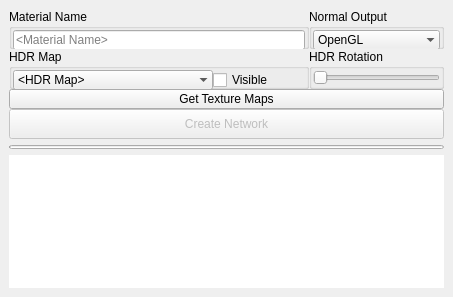
<?xml version="1.0" encoding="UTF-8"?>
<ui version="4.0">
 <class>QtUi</class>
 <widget class="QMainWindow" name="QtUi">
  <property name="enabled">
   <bool>true</bool>
  </property>
  <property name="geometry">
   <rect>
    <x>0</x>
    <y>0</y>
    <width>453</width>
    <height>297</height>
   </rect>
  </property>
  <property name="minimumSize">
   <size>
    <width>111</width>
    <height>0</height>
   </size>
  </property>
  <property name="maximumSize">
   <size>
    <width>999</width>
    <height>999</height>
   </size>
  </property>
  <property name="windowTitle">
   <string>Create Shader Network</string>
  </property>
  <property name="tabShape">
   <enum>QTabWidget::Triangular</enum>
  </property>
  <property name="dockNestingEnabled">
   <bool>true</bool>
  </property>
  <property name="dockOptions">
   <set>QMainWindow::AllowNestedDocks|QMainWindow::AllowTabbedDocks|QMainWindow::AnimatedDocks|QMainWindow::ForceTabbedDocks</set>
  </property>
  <widget class="QWidget" name="mainWindow">
   <layout class="QVBoxLayout" name="verticalLayout">
    <item>
     <layout class="QGridLayout" name="gridLayout_4" columnstretch="0,0,0">
      <property name="sizeConstraint">
       <enum>QLayout::SetFixedSize</enum>
      </property>
      <property name="horizontalSpacing">
       <number>0</number>
      </property>
      <property name="verticalSpacing">
       <number>6</number>
      </property>
      <item row="12" column="0" colspan="3">
       <widget class="QTextEdit" name="txt001">
        <property name="frameShape">
         <enum>QFrame::NoFrame</enum>
        </property>
        <property name="frameShadow">
         <enum>QFrame::Plain</enum>
        </property>
        <property name="verticalScrollBarPolicy">
         <enum>Qt::ScrollBarAlwaysOff</enum>
        </property>
        <property name="horizontalScrollBarPolicy">
         <enum>Qt::ScrollBarAlwaysOff</enum>
        </property>
        <property name="readOnly">
         <bool>true</bool>
        </property>
       </widget>
      </item>
      <item row="1" column="0" rowspan="2" colspan="3">
       <layout class="QGridLayout" name="gridLayout">
        <property name="horizontalSpacing">
         <number>0</number>
        </property>
        <item row="6" column="0" colspan="4">
         <widget class="QPushButton" name="b000">
          <property name="enabled">
           <bool>false</bool>
          </property>
          <property name="sizePolicy">
           <sizepolicy hsizetype="Preferred" vsizetype="Fixed">
            <horstretch>0</horstretch>
            <verstretch>0</verstretch>
           </sizepolicy>
          </property>
          <property name="minimumSize">
           <size>
            <width>200</width>
            <height>30</height>
           </size>
          </property>
          <property name="maximumSize">
           <size>
            <width>16777215</width>
            <height>30</height>
           </size>
          </property>
          <property name="layoutDirection">
           <enum>Qt::LeftToRight</enum>
          </property>
          <property name="text">
           <string>Create Network</string>
          </property>
         </widget>
        </item>
        <item row="3" column="0" colspan="4">
         <widget class="QPushButton" name="b001">
          <property name="enabled">
           <bool>true</bool>
          </property>
          <property name="sizePolicy">
           <sizepolicy hsizetype="Preferred" vsizetype="Fixed">
            <horstretch>0</horstretch>
            <verstretch>0</verstretch>
           </sizepolicy>
          </property>
          <property name="minimumSize">
           <size>
            <width>200</width>
            <height>20</height>
           </size>
          </property>
          <property name="maximumSize">
           <size>
            <width>16777215</width>
            <height>30</height>
           </size>
          </property>
          <property name="layoutDirection">
           <enum>Qt::LeftToRight</enum>
          </property>
          <property name="text">
           <string>Get Texture Maps</string>
          </property>
         </widget>
        </item>
        <item row="0" column="0" colspan="3">
         <widget class="QGroupBox" name="groupBox">
          <property name="minimumSize">
           <size>
            <width>300</width>
            <height>40</height>
           </size>
          </property>
          <property name="title">
           <string>Material Name</string>
          </property>
          <layout class="QHBoxLayout" name="horizontalLayout_4">
           <property name="spacing">
            <number>1</number>
           </property>
           <property name="leftMargin">
            <number>1</number>
           </property>
           <property name="topMargin">
            <number>1</number>
           </property>
           <property name="rightMargin">
            <number>1</number>
           </property>
           <property name="bottomMargin">
            <number>1</number>
           </property>
           <item>
            <widget class="QLineEdit" name="txt000">
             <property name="minimumSize">
              <size>
               <width>0</width>
               <height>20</height>
              </size>
             </property>
             <property name="maximumSize">
              <size>
               <width>999</width>
               <height>16777215</height>
              </size>
             </property>
             <property name="toolTip">
              <string>Name the material.</string>
             </property>
             <property name="placeholderText">
              <string>&lt;Material Name&gt;</string>
             </property>
            </widget>
           </item>
          </layout>
         </widget>
        </item>
        <item row="0" column="3">
         <widget class="QGroupBox" name="groupBox_4">
          <property name="minimumSize">
           <size>
            <width>0</width>
            <height>40</height>
           </size>
          </property>
          <property name="title">
           <string>Normal Output</string>
          </property>
          <layout class="QHBoxLayout" name="horizontalLayout_6">
           <property name="spacing">
            <number>1</number>
           </property>
           <property name="leftMargin">
            <number>1</number>
           </property>
           <property name="topMargin">
            <number>1</number>
           </property>
           <property name="rightMargin">
            <number>1</number>
           </property>
           <property name="bottomMargin">
            <number>1</number>
           </property>
           <item>
            <widget class="ComboBox" name="cmb001">
             <property name="minimumSize">
              <size>
               <width>0</width>
               <height>20</height>
              </size>
             </property>
             <property name="maximumSize">
              <size>
               <width>999</width>
               <height>20</height>
              </size>
             </property>
             <property name="toolTip">
              <string>Select the normal map output type.</string>
             </property>
             <property name="editable">
              <bool>false</bool>
             </property>
             <property name="maxVisibleItems">
              <number>30</number>
             </property>
             <property name="maxCount">
              <number>20</number>
             </property>
             <property name="insertPolicy">
              <enum>QComboBox::InsertAtTop</enum>
             </property>
             <property name="sizeAdjustPolicy">
              <enum>QComboBox::AdjustToContents</enum>
             </property>
             <property name="frame">
              <bool>false</bool>
             </property>
             <item>
              <property name="text">
               <string>OpenGL</string>
              </property>
             </item>
             <item>
              <property name="text">
               <string>DirectX</string>
              </property>
             </item>
            </widget>
           </item>
          </layout>
         </widget>
        </item>
        <item row="2" column="0" colspan="3">
         <widget class="QGroupBox" name="groupBox_2">
          <property name="minimumSize">
           <size>
            <width>0</width>
            <height>40</height>
           </size>
          </property>
          <property name="title">
           <string>HDR Map</string>
          </property>
          <layout class="QHBoxLayout" name="horizontalLayout_3">
           <property name="spacing">
            <number>0</number>
           </property>
           <property name="leftMargin">
            <number>1</number>
           </property>
           <property name="topMargin">
            <number>1</number>
           </property>
           <property name="rightMargin">
            <number>1</number>
           </property>
           <property name="bottomMargin">
            <number>1</number>
           </property>
           <item>
            <widget class="ComboBox" name="cmb000">
             <property name="minimumSize">
              <size>
               <width>200</width>
               <height>20</height>
              </size>
             </property>
             <property name="maximumSize">
              <size>
               <width>999</width>
               <height>20</height>
              </size>
             </property>
             <property name="toolTip">
              <string>Select the HDR map.</string>
             </property>
             <property name="editable">
              <bool>false</bool>
             </property>
             <property name="maxVisibleItems">
              <number>30</number>
             </property>
             <property name="maxCount">
              <number>20</number>
             </property>
             <property name="insertPolicy">
              <enum>QComboBox::InsertAtTop</enum>
             </property>
             <property name="sizeAdjustPolicy">
              <enum>QComboBox::AdjustToContents</enum>
             </property>
             <property name="frame">
              <bool>false</bool>
             </property>
             <item>
              <property name="text">
               <string>&lt;HDR Map&gt;</string>
              </property>
             </item>
            </widget>
           </item>
           <item>
            <widget class="QCheckBox" name="chk000">
             <property name="minimumSize">
              <size>
               <width>0</width>
               <height>20</height>
              </size>
             </property>
             <property name="toolTip">
              <string>Set the HDR map visibility.</string>
             </property>
             <property name="text">
              <string>Visible</string>
             </property>
            </widget>
           </item>
          </layout>
         </widget>
        </item>
        <item row="2" column="3">
         <widget class="QGroupBox" name="groupBox_3">
          <property name="minimumSize">
           <size>
            <width>0</width>
            <height>40</height>
           </size>
          </property>
          <property name="title">
           <string>HDR Rotation</string>
          </property>
          <layout class="QHBoxLayout" name="horizontalLayout_2">
           <property name="spacing">
            <number>0</number>
           </property>
           <property name="leftMargin">
            <number>1</number>
           </property>
           <property name="topMargin">
            <number>1</number>
           </property>
           <property name="rightMargin">
            <number>1</number>
           </property>
           <property name="bottomMargin">
            <number>1</number>
           </property>
           <item>
            <widget class="QSlider" name="slider000">
             <property name="minimum">
              <number>1</number>
             </property>
             <property name="maximum">
              <number>360</number>
             </property>
             <property name="orientation">
              <enum>Qt::Horizontal</enum>
             </property>
            </widget>
           </item>
          </layout>
         </widget>
        </item>
       </layout>
      </item>
      <item row="4" column="0" colspan="3">
       <layout class="QVBoxLayout" name="verticalLayout_2">
        <property name="spacing">
         <number>0</number>
        </property>
        <item>
         <widget class="QProgressBar" name="progressBar">
          <property name="minimumSize">
           <size>
            <width>0</width>
            <height>0</height>
           </size>
          </property>
          <property name="maximumSize">
           <size>
            <width>16777215</width>
            <height>4</height>
           </size>
          </property>
          <property name="value">
           <number>0</number>
          </property>
          <property name="textVisible">
           <bool>false</bool>
          </property>
         </widget>
        </item>
       </layout>
      </item>
     </layout>
    </item>
   </layout>
  </widget>
 </widget>
 <customwidgets>
  <customwidget>
   <class>ComboBox</class>
   <extends>QComboBox</extends>
   <header>widgets.combobox.h</header>
  </customwidget>
 </customwidgets>
 <resources/>
 <connections/>
 <designerdata>
  <property name="gridDeltaX">
   <number>5</number>
  </property>
  <property name="gridDeltaY">
   <number>5</number>
  </property>
  <property name="gridSnapX">
   <bool>true</bool>
  </property>
  <property name="gridSnapY">
   <bool>true</bool>
  </property>
  <property name="gridVisible">
   <bool>true</bool>
  </property>
 </designerdata>
</ui>
